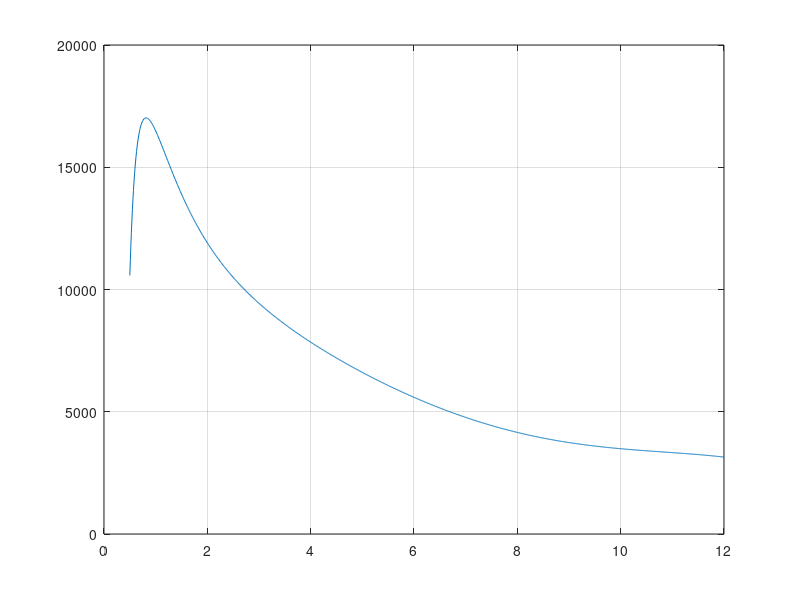

This figure's MATLAB source:
h = 90;%hieght of teeth in mm
%syms x y wt h fa nt;
x = .5:.01:12;
fa = 2;
wt = 15;
ws = fa*wt;

%d = 2.05;

nt = 7; %no of teeth
ns = nt-1;

nturns = h.*(x.^-1); % no of turns in 1 teeth
% ws = 36; % width of slot

L = nt*wt + ns*ws;

wa = ws/2;
nw = (wa).*(x.^-1);

N = nturns.*nw;  %turns for single tooth

  p1 = -0.0014543;
  p2 = 0.048646;
  p3 = -0.57145;
  p4 = 2.7169;
  p5 = -3.6833;
  p6 = 22.259;
  p7 = -8.5557;
  
  %x = input('dia in mm  ');
  i = p1*x.^6 + p2*x.^5 +p3*x.^4 + p4*x.^3 +p5*x.^2 + p6.*x +p7 ;
  
  z = i.*N;
  plot(x,z)
grid on